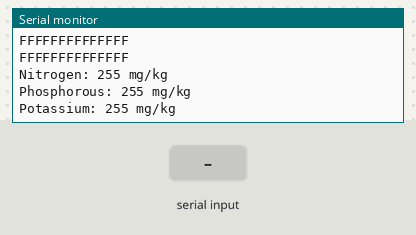
Bench run of a sketch on a simulated Arduino Uno, built with avr-gcc and run on an emulated ATmega328P. On the bench: the last lines printed to the serial monitor. The test bench sets the inputs (shaded band).

Above: at 1.2 s.
1.3 s: "1" received over the second serial link
At 3.02 s:
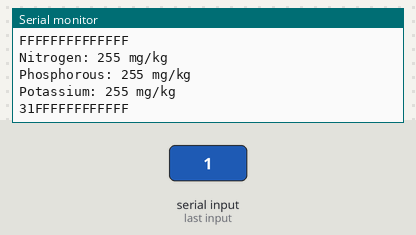
4.3 s: "0" received over the second serial link
At 5.4 s:
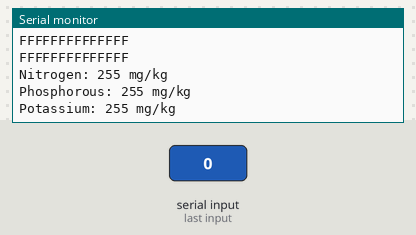
5.8 s: "2" received over the second serial link
At 5.83 s:
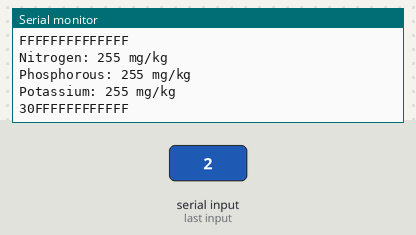

The sketch:

npk_sensor.ino
```cpp
#include <SoftwareSerial.h>
#include <Wire.h>
#include <Adafruit_GFX.h>
//#include <Adafruit_SSD1306.h>

//#define SCREEN_WIDTH 128    // OLED display width, in pixels
//#define SCREEN_HEIGHT 64    // OLED display height, in pixels
//#define OLED_RESET -1       // Reset pin # (or -1 if sharing Arduino reset pin)
//Adafruit_SSD1306 display(SCREEN_WIDTH, SCREEN_HEIGHT, &Wire, OLED_RESET);

#define RE 8
#define DE 7

//const byte code[]= {0x01, 0x03, 0x00, 0x1e, 0x00, 0x03, 0x65, 0xCD};
const byte nitro[] = {0x01,0x03, 0x00, 0x1e, 0x00, 0x01, 0xe4, 0x0c};
const byte phos[] = {0x01,0x03, 0x00, 0x1f, 0x00, 0x01, 0xb5, 0xcc};
const byte pota[] = {0x01,0x03, 0x00, 0x20, 0x00, 0x01, 0x85, 0xc0};

byte values[11];
SoftwareSerial mod(2,3);

void setup() {
  Serial.begin(9600);
  mod.begin(9600);
  pinMode(RE, OUTPUT);
  pinMode(DE, OUTPUT);

//  display.begin(SSD1306_SWITCHCAPVCC, 0x3C); //initialize with the I2C addr 0x3C (128x64)
//  delay(500);
//  display.clearDisplay();
//  display.setCursor(25, 15);
//  display.setTextSize(1);
//  display.setTextColor(WHITE);
//  display.println(" NPK Sensor");
//  display.setCursor(25, 35);
//  display.setTextSize(1);
//  display.print("Initializing");
//  display.display();
//  delay(3000);
}

void loop() {
  byte val1,val2,val3;
  val1 = nitrogen();
  delay(250);
  val2 = phosphorous();
  delay(250);
  val3 = potassium();
  delay(250);


  Serial.print("Nitrogen: ");
  Serial.print(val1);
  Serial.println(" mg/kg");
  Serial.print("Phosphorous: ");
  Serial.print(val2);
  Serial.println(" mg/kg");
  Serial.print("Potassium: ");
  Serial.print(val3);
  Serial.println(" mg/kg");
  delay(2000);

//  display.clearDisplay();
//
//
//  display.setTextSize(2);
//  display.setCursor(0, 5);
//  display.print("N: ");
//  display.print(val1);
//  display.setTextSize(1);
//  display.print(" mg/kg");
//
//  display.setTextSize(2);
//  display.setCursor(0, 25);
//  display.print("P: ");
//  display.print(val2);
//  display.setTextSize(1);
//  display.print(" mg/kg");
//
//  display.setTextSize(2);
//  display.setCursor(0, 45);
//  display.print("K: ");
//  display.print(val3);
//  display.setTextSize(1);
//  display.print(" mg/kg");
//
//  display.display();
}

byte nitrogen(){
  digitalWrite(DE,HIGH);
  digitalWrite(RE,HIGH);
  delay(10);
  if(mod.write(nitro,sizeof(nitro))==8){
    digitalWrite(DE,LOW);
    digitalWrite(RE,LOW);
    for(byte i=0;i<7;i++){
    //Serial.print(mod.read(),HEX);
    values[i] = mod.read();
    Serial.print(values[i],HEX);
    }
    Serial.println();
  }
  return values[4];
}

byte phosphorous(){
  digitalWrite(DE,HIGH);
  digitalWrite(RE,HIGH);
  delay(10);
  if(mod.write(phos,sizeof(phos))==8){
    digitalWrite(DE,LOW);
    digitalWrite(RE,LOW);
    for(byte i=0;i<7;i++){
    //Serial.print(mod.read(),HEX);
    values[i] = mod.read();
    Serial.print(values[i],HEX);
    }
    Serial.println();
  }
  return values[4];
}

byte potassium(){
  digitalWrite(DE,HIGH);
  digitalWrite(RE,HIGH);
  delay(10);
  if(mod.write(pota,sizeof(pota))==8){
    digitalWrite(DE,LOW);
    digitalWrite(RE,LOW);
    for(byte i=0;i<7;i++){
    //Serial.print(mod.read(),HEX);
    values[i] = mod.read();
    Serial.print(values[i],HEX);
    }
    Serial.println();
  }
  return values[4];
}
```

Measured:
- after the input at 1.3 s, the serial monitor: prints a new line after 1.5 s (image 1)
